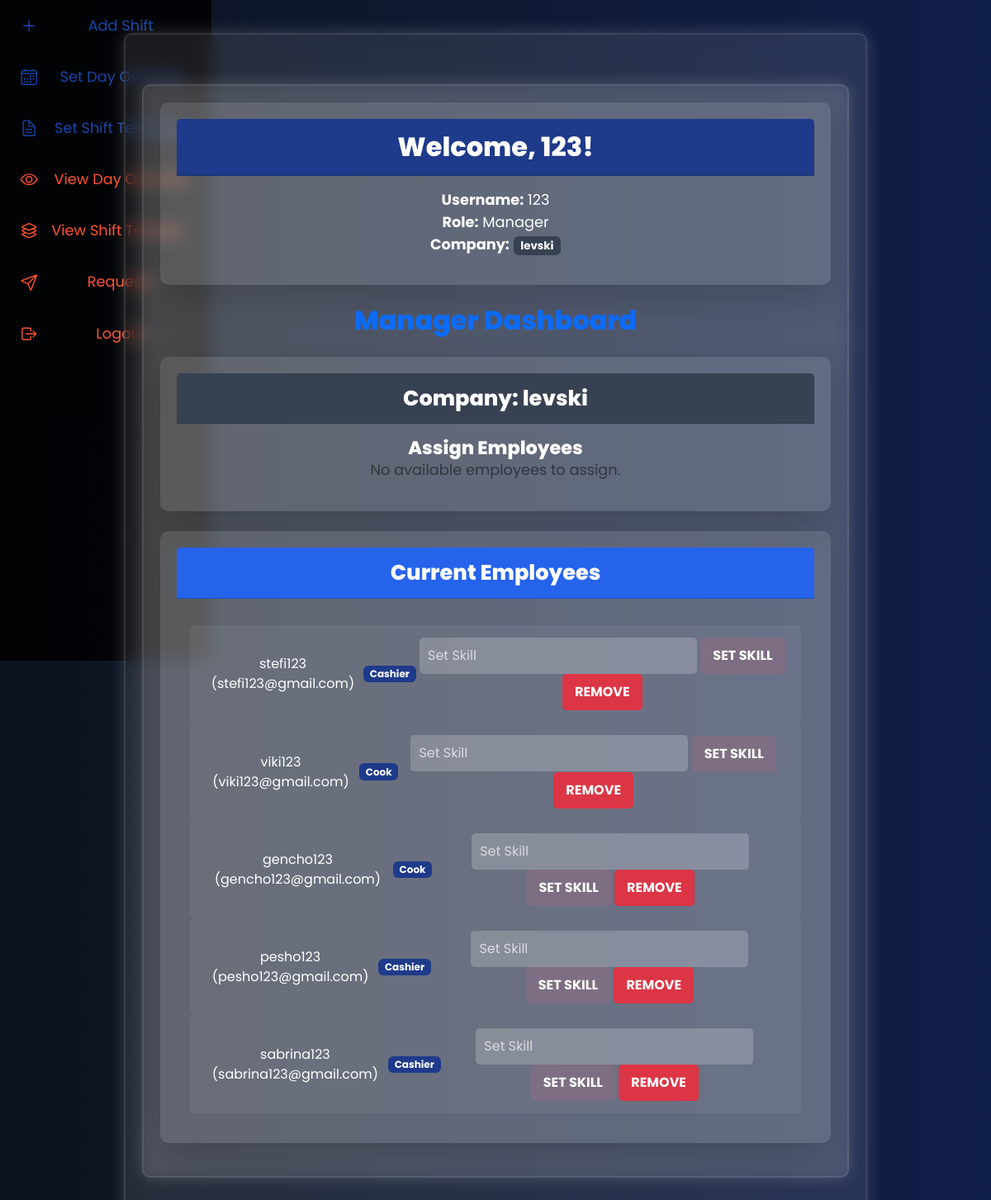
The page /dashboard (signed in) on the database as committed earlier.
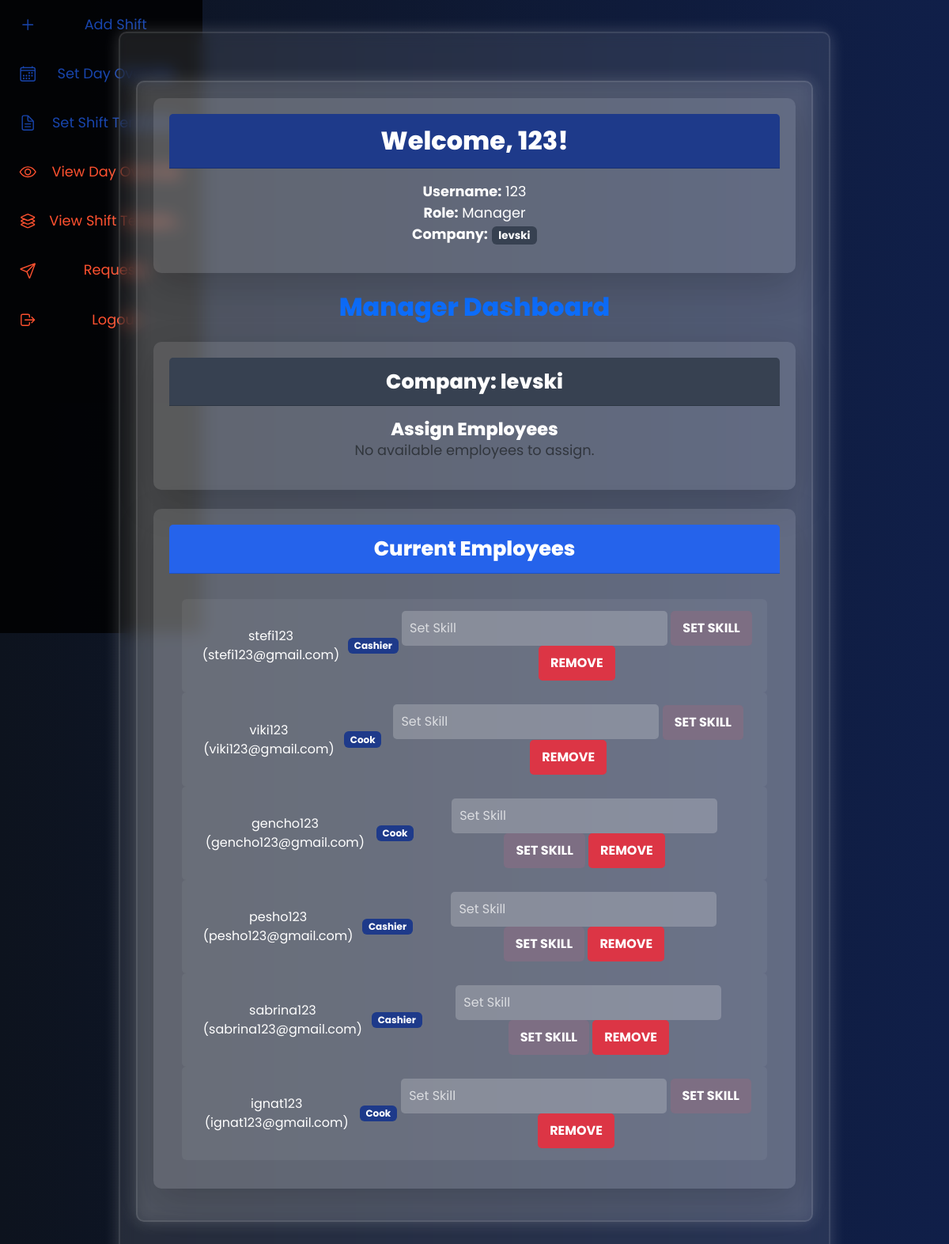
The same page on the database as committed later.
### app.py (models this page shows, shortened)
class Users(db.Model, UserMixin):
    __tablename__ = 'users'
    id = db.Column(db.Integer, primary_key=True)
    username = db.Column(db.String(20), nullable=False, unique=True)
    name = db.Column(db.String(200), nullable=False)
    email = db.Column(db.String(120), nullable=False, unique=True)
    password_hash = db.Column(db.String(128))
    role = db.Column(db.String(20), nullable=False, default='employee')
    _skill = db.Column("skill", db.String(200), nullable=True)  # Internal column for skill
    company_id = db.Column(db.Integer, db.ForeignKey('company.id'), nullable=True)  # Explicit Foreign Key
    company = db.relationship('Company', backref='employees', foreign_keys=[company_id])  # Explicitly set FK
    @property
    def skill(self):
        return self._skill
    @skill.setter
    def skill(self, value):
        if value:
            self._skill = value.capitalize()  # Capitalize the first letter
        else:
            self._skill = value
    @property
    def password(self):
        raise AttributeError('password is not a readable attribute')

class Company(db.Model):
    __tablename__ = 'company'
    id = db.Column(db.Integer, primary_key=True)
    name = db.Column(db.String(200), nullable=False, unique=True)
    manager_id = db.Column(db.Integer, db.ForeignKey('users.id'), nullable=False)
    manager = db.relationship('Users', backref='managed_company', foreign_keys=[manager_id])

### app.py (the view, shortened to what this page needs)
@app.route('/dashboard', methods=['GET', 'POST'])
@login_required
def dashboard():
    company = None
    employees = []  # Ensure employees is always defined
    if current_user.role == 'manager':
        company = Company.query.filter_by(manager_id=current_user.id).first()
        employees = Users.query.filter_by(company_id=None, role='employee').all()
    elif current_user.role == 'employee':
        company = Company.query.get(current_user.company_id)
    return render_template('dashboard.html', company=company, employees=employees)

### app.py (called while the page is built)
@login_manager.user_loader
def load_user(user_id):
	return Users.query.get(int(user_id))

### templates/dashboard.html (shortened to what this page needs)
{% extends 'base.html' %}
{% block content %}
<div class="container animate__animated animate__fadeIn">
    <div class="card shadow-lg border-0">
        <div class="card-header bg-primary text-white">
            <h3>Welcome, {{ current_user.name }}!</h3>
        </div>
        <div class="card-body">
            <p> <strong>Username:</strong> {{ current_user.username }}</p>
            <p> <strong>Role:</strong> {{ current_user.role.capitalize() }}</p>
            {% if current_user.role == 'manager' %}
                <p> <strong>Company:</strong>
                    <span class="badge bg-secondary">{{ company.name if company else "None" }}</span>
                </p>
            {% elif current_user.role == 'employee' %}
                <p><i class="fas fa-building fa-lg text-warning"></i> <strong>Company:</strong>
                    <span class="badge bg-secondary">{{ current_user.company.name if current_user.company else "None" }}</span>
                </p>
            {% endif %}
        </div>
    </div>
    {% if current_user.role == 'manager' %}
        <h3 class="mt-4 text-center text-primary">Manager Dashboard</h3>
        {% if not company %}
            <div class="card shadow-lg border-0 mt-4">
                <div class="card-header bg-dark text-white text-center">
                    <h5>Create a Company</h5>
                </div>
                <div class="card-body">
                    <form method="POST">
                        <div class="mb-3">
                            <label for="company_name" class="form-label">Company Name:</label>
                            <input type="text" id="company_name" name="company_name" class="form-control" required>
                        </div>
                        <button type="submit" class="btn btn-primary w-100">Create Company</button>
                    </form>
                </div>
            </div>
        {% else %}
            <div class="card shadow-lg border-0 mt-4">
                <div class="card-header bg-secondary text-white text-center">
                    <h5>Company: {{ company.name }}</h5>
                </div>
                <div class="card-body">
                    <h6 class="text-center">Assign Employees</h6>
                    {% if employees %}
                        <form method="POST">
                            <div class="input-group mb-3">
                                <select name="employee_id" class="form-select">
                                    {% for employee in employees %}
                                        <option value="{{ employee.id }}">{{ employee.name }}</option>
                                    {% endfor %}
                                </select>
                                <button type="submit" class="btn btn-success">Add</button>
                            </div>
                        </form>
                    {% else %}
                        <p class="text-muted text-center">No available employees to assign.</p>
                    {% endif %}
                </div>
            </div>
            <div class="card shadow-lg border-0 mt-4">
                <div class="card-header bg-info text-white text-center">
                    <h5>Current Employees</h5>
                </div>
                <div class="card-body">
                    {% if company.employees %}
                        <ul class="list-group">
                            {% for employee in company.employees %}
                                <li class="list-group-item d-flex justify-content-between align-items-center">
                                    {{ employee.name }} ({{ employee.email }})
                                    <span class="badge bg-primary">{{ employee.skill or "No Skill Assigned" }}</span>
                                    <div>
                                        <form action="{{ url_for('set_skill', employee_id=employee.id) }}" method="POST" style="display: inline;">
                                            <input type="text" name="skill" placeholder="Set Skill" class="form-control d-inline w-auto" required>
                                            <button type="submit" class="btn btn-primary btn-sm">Set Skill</button>
                                        </form>
                                        <form action="{{ url_for('remove_employee', employee_id=employee.id) }}" method="POST" style="display: inline;">
                                            <button type="submit" class="btn btn-danger btn-sm">Remove</button>
                                        </form>
                                    </div>
                                </li>
                            {% endfor %}
                        </ul>
                    {% else %}
                        <p class="text-muted text-center">No employees assigned yet.</p>
                    {% endif %}
                </div>
            </div>
        {% endif %}
    {% endif %}
</div>
{% endblock %}

### templates/base.html (shortened to what this page needs)
<!doctype html>
<html lang="en">
  <head>
    <link href="https://cdn.jsdelivr.net/npm/bootstrap@5.3.3/dist/css/bootstrap.min.css" rel="stylesheet">
    <link rel="stylesheet" href="{{ url_for('static', filename='css/styles.css') }}">
    <link rel="stylesheet" href="https://cdnjs.cloudflare.com/ajax/libs/animate.css/4.1.1/animate.min.css">
    <link rel="stylesheet" href="{{ url_for('static', filename='css/animations.css') }}">
  </head>
  <body>
    {% include 'navbar.html' %}
  	<br/>
  	<div class="container mt-3">
        <div class="row">
            <div class="col-md-12">
                {% block content %}
                {% endblock %}
            </div>
        </div>
    </div>
  </body>
</html>

### templates/navbar.html (shortened to what this page needs)
<!DOCTYPE html>
<html lang="en" >
<head>
<link rel='stylesheet' href='https://fonts.googleapis.com/css2?family=Material+Icons+Round'><link rel="stylesheet" href="{{ url_for('static', filename='css/style.css') }}">
</head>
<body>
<nav id="navbar" style="background: rgba(0, 0, 0, 0.83);">
  <ul class="navbar-items flexbox-col">
    {% if current_user.is_authenticated %}
      {% if current_user.role == 'manager' %}
        {% if request.endpoint != 'add_shift' %}
        <li class="navbar-item flexbox-left">
          <a class="navbar-item-inner flexbox-left" href="{{ url_for('add_shift') }}">
            <div class="navbar-item-inner-icon-wrapper flexbox">
              <ion-icon name="add-outline" style="color: #1845ad;"></ion-icon>
            </div>
            <span class="link-text" style="color: #1845ad;">Add Shift</span>
          </a>
        </li>
        {% endif %}
        {% if request.endpoint != 'set_day_override' %}
        <li class="navbar-item flexbox-left">
          <a class="navbar-item-inner flexbox-left" href="{{ url_for('set_day_override') }}">
            <div class="navbar-item-inner-icon-wrapper flexbox">
              <ion-icon name="calendar-outline" style="color: #1845ad;"></ion-icon>
            </div>
            <span class="link-text" style="color: #1845ad;">Set Day Override</span>
          </a>
        </li>
        {% endif %}
        {% if request.endpoint != 'set_shift_template' %}
        <li class="navbar-item flexbox-left">
          <a class="navbar-item-inner flexbox-left" href="{{ url_for('set_shift_template') }}">
            <div class="navbar-item-inner-icon-wrapper flexbox">
              <ion-icon name="document-text-outline" style="color: #1845ad;"></ion-icon>
            </div>
            <span class="link-text" style="color: #1845ad;">Set Shift Template</span>
          </a>
        </li>
        {% endif %}
        {% if request.endpoint != 'view_day_overrides' %}
        <li class="navbar-item flexbox-left">
          <a class="navbar-item-inner flexbox-left" href="{{ url_for('view_day_overrides') }}">
            <div class="navbar-item-inner-icon-wrapper flexbox">
              <ion-icon name="eye-outline" style="color: #ff512f;"></ion-icon>
            </div>
            <span class="link-text" style="color: #ff512f;">View Day Override</span>
          </a>
        </li>
        {% endif %}
        {% if request.endpoint != 'view_shift_templates' %}
        <li class="navbar-item flexbox-left">
          <a class="navbar-item-inner flexbox-left" href="{{ url_for('view_shift_templates') }}">
            <div class="navbar-item-inner-icon-wrapper flexbox">
              <ion-icon name="layers-outline" style="color: #ff512f;"></ion-icon>
            </div>
            <span class="link-text" style="color: #ff512f;">View Shift Template</span>
          </a>
        </li>
        {% endif %}
        {% if request.endpoint != 'requests' %}
        <li class="navbar-item flexbox-left">
          <a class="navbar-item-inner flexbox-left" href="{{ url_for('requests') }}">
            <div class="navbar-item-inner-icon-wrapper flexbox">
              <ion-icon name="paper-plane-outline" style="color: #ff512f;"></ion-icon>
            </div>
            <span class="link-text" style="color: #ff512f;">Requests</span>
          </a>
        </li>
        {% endif %}
      {% endif %}
    {% endif %}
  </ul>
  <ul class="navbar-items flexbox-col">
    <li class="navbar-item flexbox-left">
      {% if current_user.is_authenticated %}
      <a class="navbar-item-inner flexbox-left" href="{{ url_for('logout') }}">
        <div class="navbar-item-inner-icon-wrapper flexbox">
          <ion-icon name="log-out-outline" style="color: #ff512f;"></ion-icon>
        </div>
        <span class="link-text" style="color: #ff512f;">Logout</span>
      </a>
      {% endif %}
    </li>
  </ul>
</nav>
</body>
</html>

### static/css/styles.css (style rules this page uses)
body, html { height: 100%; margin: 0; font-family: Arial, Helvetica, sans-serif; overflow: hidden; }
.form-control { background-color: #ffffffbf; border: 1px solid #7D6E83; }
.btn-primary { background-color: #7D6E83 !important; border-color: #ffffff !important; color: rgb(255, 255, 255) !important; font-size: 1.2em; }

### static/css/style.css (style rules this page uses)
:root { --primary: 237, 94%, 81%; --background: 266, 16%, 92%; --background-secondary: 256, 12%, 12%; --background-secondary-dark: 256, 10%, 10%; --background-secondary-light: 257, 11%, 16%; --text-primary: 0, 0%, 0%; --black: 0, 0%, 0%; --white: 0, 0%, 100%; --quite-gray: 0, 0%, 50%; --grooble: 10, 28%, 93%; --heading-large: 5.6rem; --heading-medium: 3.6rem; --heading-small: 2.4rem; --paragraph: 1.11rem; --navbar-buttons: 2.4rem; --transition-main: .175, .685, .32; --font-main: "Poppins"; }
*, *::before, *::after { box-sizing: inherit; }
html, body { margin: 0; width: 100%; color: hsl(var(--text-primary)); font-family: var(--font-main); background-color: hsl(var(--background)); -webkit-font-smoothing: antialiased; scroll-behavior: smooth; box-sizing: border-box; }
h1, h2, h3, h4, h5, h6 { margin: 0; }
h3 { font-size: var(--heading-small); }
h5 { font-size: calc(var(--heading-small) - .4rem); }
h6 { font-size: calc(var(--heading-small) - .6rem); }
h3, h4, h5, h6 { font-weight: 800; }
p { margin: 0; font-size: var(--paragraph); }
a { color: hsla(var(--primary), 1); font-size: var(--paragraph); text-decoration: underline; }
button { padding: .8em 1.2em; border: 1px solid hsl(var(--black)); background-color: hsl(var(--background)); font-size: var(--paragraph); cursor: pointer; outline: none; }
ul, ol { margin: 1em 0; }
form { margin: 0; }
input { padding: .8em 1.2em; font-size: var(--paragraph); background-color: hsl(var(--grooble)); border: 2px solid hsl(var(--grooble)); outline: none; }
input, textarea { transition: all .2s ease-in-out; }
.flexbox { display: flex; justify-content: center; align-items: center; }
.flexbox-left { display: flex; justify-content: flex-start; align-items: center; }
.flexbox-col { display: flex; justify-content: center; flex-direction: column; align-items: center; }
#navbar { top: 0; padding: 0; width: 5em; height: 100vh; position: fixed; background-color: hsl(var(--background-secondary)); transition: width .35s cubic-bezier(var(--transition-main), 1); overflow-y: auto; overflow-x: hidden; }
.navbar-items { margin: 0; padding: 0; list-style-type: none; }
.navbar-item { padding: 0 .5em; width: 100%; cursor: pointer; }
.navbar-item-inner { padding: 1em 0; width: 100%; position: relative; color: hsl(var(--quite-gray)); border-radius: .25em; text-decoration: none; transition: all .2s cubic-bezier(var(--transition-main), 1); }
.navbar-item-inner-icon-wrapper { width: calc(5rem - 1em - 8px); position: relative; }
.navbar-item-inner-icon-wrapper ion-icon { position: absolute; font-size: calc(var(--navbar-buttons) - 1rem); }
.link-text { margin: 0; width: 0; text-overflow: ellipsis; white-space: nowrap; transition: all .35s cubic-bezier(var(--transition-main), 1); overflow: hidden; opacity: 0; }
@media only screen and (max-width: 1660px) { :root { --heading-large: 5.4rem; --heading-medium: 3.4rem; --heading-small: 2.2rem; } }
@media only screen and (max-width: 1456px) { :root { --heading-large: 5.2rem; --heading-medium: 3.2rem; --heading-small: 2rem; } }

### templates/base.html (style rules this page uses)
body { background-color: white; color: #7D6E83; overflow-y: scroll; }

### templates/navbar.html (style rules this page uses)
body { overflow-y: scroll; }

Rows that differ between the two databases and show on the page:
added Users: name "ignat123", email "ignat123@gmail.com", skill "Cook"
